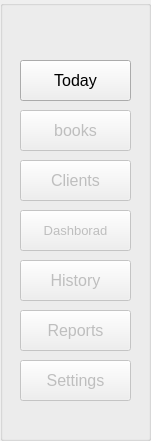
   <widget class="QGroupBox" name="groupBox_15">
    <property name="enabled">
     <bool>true</bool>
    </property>
    <property name="geometry">
     <rect>
      <x>-11</x>
      <y>-40</y>
      <width>151</width>
      <height>441</height>
     </rect>
    </property>
    <property name="title">
     <string/>
    </property>
    <widget class="QPushButton" name="pushButton_6">
     <property name="enabled">
      <bool>false</bool>
     </property>
     <property name="geometry">
      <rect>
       <x>20</x>
       <y>310</y>
       <width>111</width>
       <height>41</height>
      </rect>
     </property>
     <property name="font">
      <font>
       <family>Segoe UI</family>
       <pointsize>12</pointsize>
      </font>
     </property>
     <property name="text">
      <string>Reports</string>
     </property>
     <property name="icon">
      <iconset resource="icons.qrc">
       <normaloff>:/icons/img/report.png</normaloff>:/icons/img/report.png</iconset>
     </property>
     <property name="iconSize">
      <size>
       <width>30</width>
       <height>30</height>
      </size>
     </property>
    </widget>
    <widget class="QPushButton" name="pushButton">
     <property name="enabled">
      <bool>true</bool>
     </property>
     <property name="geometry">
      <rect>
       <x>20</x>
       <y>60</y>
       <width>111</width>
       <height>41</height>
      </rect>
     </property>
     <property name="font">
      <font>
       <family>Segoe UI</family>
       <pointsize>12</pointsize>
      </font>
     </property>
     <property name="text">
      <string>Today</string>
     </property>
     <property name="icon">
      <iconset resource="icons.qrc">
       <normaloff>:/icons/img/today.png</normaloff>:/icons/img/today.png</iconset>
     </property>
     <property name="iconSize">
      <size>
       <width>30</width>
       <height>30</height>
      </size>
     </property>
    </widget>
    <widget class="QPushButton" name="pushButton_7">
     <property name="enabled">
      <bool>false</bool>
     </property>
     <property name="geometry">
      <rect>
       <x>20</x>
       <y>360</y>
       <width>111</width>
       <height>41</height>
      </rect>
     </property>
     <property name="font">
      <font>
       <family>Segoe UI</family>
       <pointsize>12</pointsize>
      </font>
     </property>
     <property name="text">
      <string>Settings</string>
     </property>
     <property name="icon">
      <iconset resource="icons.qrc">
       <normaloff>:/icons/img/settings.png</normaloff>:/icons/img/settings.png</iconset>
     </property>
     <property name="iconSize">
      <size>
       <width>30</width>
       <height>30</height>
      </size>
     </property>
    </widget>
    <widget class="QPushButton" name="pushButton_3">
     <property name="enabled">
      <bool>false</bool>
     </property>
     <property name="geometry">
      <rect>
       <x>20</x>
       <y>160</y>
       <width>111</width>
       <height>41</height>
      </rect>
     </property>
     <property name="font">
      <font>
       <family>Segoe UI</family>
       <pointsize>12</pointsize>
      </font>
     </property>
     <property name="text">
      <string>Clients</string>
     </property>
     <property name="icon">
      <iconset resource="icons.qrc">
       <normaloff>:/icons/img/client.png</normaloff>:/icons/img/client.png</iconset>
     </property>
     <property name="iconSize">
      <size>
       <width>30</width>
       <height>30</height>
      </size>
     </property>
    </widget>
    <widget class="QPushButton" name="pushButton_5">
     <property name="enabled">
      <bool>false</bool>
     </property>
     <property name="geometry">
      <rect>
       <x>20</x>
       <y>260</y>
       <width>111</width>
       <height>41</height>
      </rect>
     </property>
     <property name="font">
      <font>
       <family>Segoe UI</family>
       <pointsize>12</pointsize>
      </font>
     </property>
     <property name="text">
      <string>History</string>
     </property>
     <property name="icon">
      <iconset resource="icons.qrc">
       <normaloff>:/icons/img/history.png</normaloff>:/icons/img/history.png</iconset>
     </property>
     <property name="iconSize">
      <size>
       <width>30</width>
       <height>30</height>
      </size>
     </property>
    </widget>
    <widget class="QPushButton" name="pushButton_4">
     <property name="enabled">
      <bool>false</bool>
     </property>
     <property name="geometry">
      <rect>
       <x>20</x>
       <y>210</y>
       <width>111</width>
       <height>41</height>
      </rect>
     </property>
     <property name="font">
      <font>
       <family>Segoe UI</family>
       <pointsize>10</pointsize>
      </font>
     </property>
     <property name="text">
      <string>Dashborad</string>
     </property>
     <property name="icon">
      <iconset resource="icons.qrc">
       <normaloff>:/icons/img/dashboard.png</normaloff>:/icons/img/dashboard.png</iconset>
     </property>
     <property name="iconSize">
      <size>
       <width>30</width>
       <height>30</height>
      </size>
     </property>
    </widget>
    <widget class="QPushButton" name="pushButton_2">
     <property name="enabled">
      <bool>false</bool>
     </property>
     <property name="geometry">
      <rect>
       <x>20</x>
       <y>110</y>
       <width>111</width>
       <height>41</height>
      </rect>
     </property>
     <property name="font">
      <font>
       <family>Segoe UI</family>
       <pointsize>12</pointsize>
      </font>
     </property>
     <property name="text">
      <string>books</string>
     </property>
     <property name="icon">
      <iconset resource="icons.qrc">
       <normaloff>:/icons/img/book.png</normaloff>:/icons/img/book.png</iconset>
     </property>
     <property name="iconSize">
      <size>
       <width>30</width>
       <height>30</height>
      </size>
     </property>
    </widget>
   </widget>
